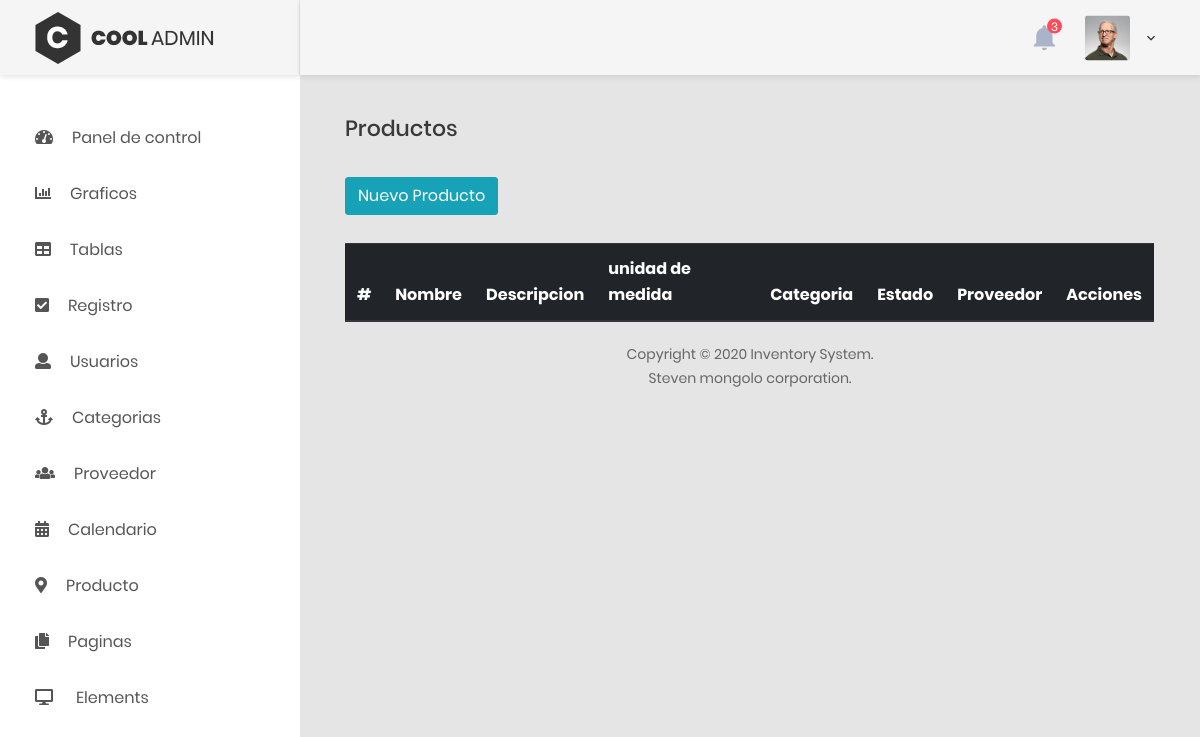
Before: /productos.php with the older database file.
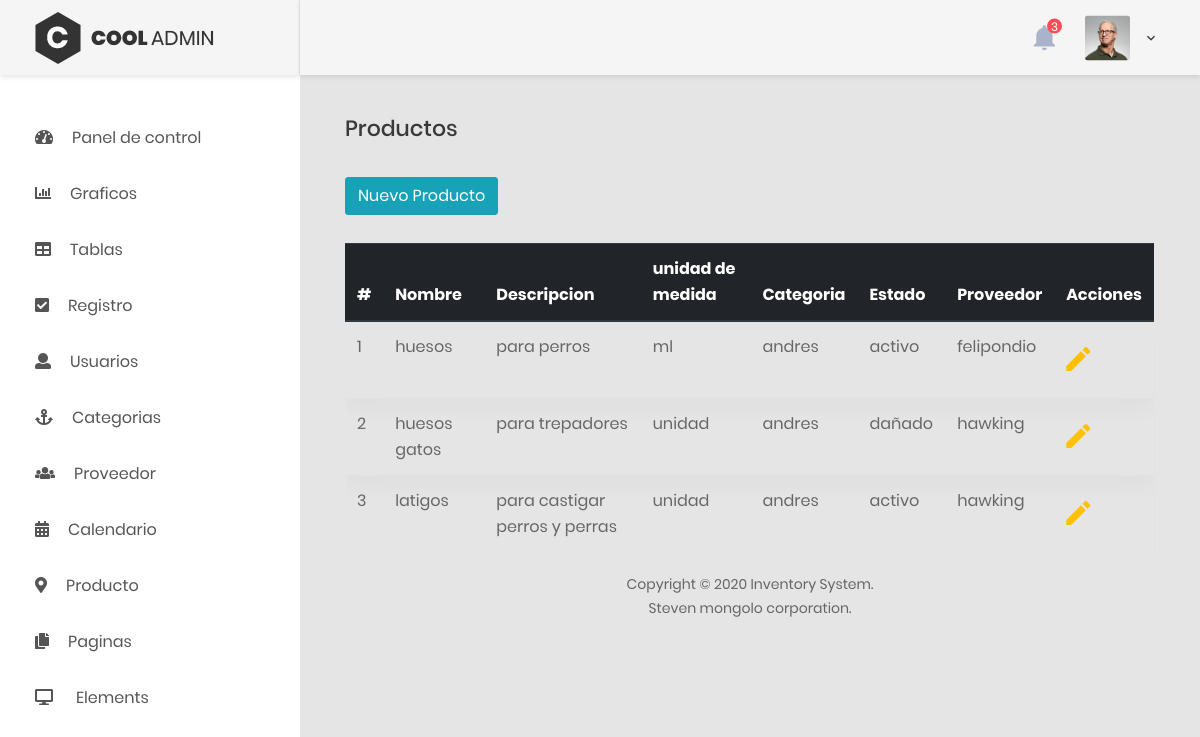
After: the same page with the newer database file.
### tables this page shows
CREATE TABLE `productos` (
  `id` int(11) NOT NULL,
  `nombre` varchar(45) NOT NULL,
  `descripcion` varchar(95) NOT NULL,
  `unidad_medida_id` int(11) NOT NULL,
  `categoria_id` int(11) NOT NULL,
  `estado_id` int(11) NOT NULL,
  `provedor_id` int(11) NOT NULL,
  `cantidad` int(11) NOT NULL
);

CREATE TABLE `unidad_medida` (
  `idunidad_medida` int(11) NOT NULL COMMENT 'se guarda la id del la unidad que se va utilizar',
  `medida` varchar(45) NOT NULL COMMENT 'se digita la el tipo de cantidad que se ingresa (lt,un,ml,etc)'
);

CREATE TABLE `categorias` (
  `id` int(11) NOT NULL,
  `nombre` varchar(25) NOT NULL,
  `estado` tinyint(4) NOT NULL DEFAULT 1
);

CREATE TABLE `estado` (
  `idestado` int(11) NOT NULL COMMENT 'se guarda la id del estado el producto',
  `tipo_estado` tinytext NOT NULL COMMENT 'se sellecciona si llego en buen o mal estado'
);

CREATE TABLE `provedor` (
  `id` int(20) NOT NULL COMMENT 'se guarda la id del provedor',
  `telefono` int(11) NOT NULL COMMENT 'se guarda el telefono del provedor',
  `nombre` varchar(45) NOT NULL COMMENT 'se guarda el nombre de la persona o el laboratorio(provedor)',
  `direccion` varchar(45) DEFAULT NULL COMMENT 'se guarda la dirreccion del provedor',
  `estado` int(11) NOT NULL DEFAULT 1
);

### controller/sql.php (called while the page is built, shortened)
<?php
require_once('controller/load.php');
function find_all_producto()
{
    global $pdo;
    $sql = $pdo->prepare('SELECT p.id, p.nombre AS pnombre, c.nombre, p.descripcion, m.medida, e.tipo_estado, pro.nombre AS pronombre FROM productos p LEFT JOIN categorias c ON p.categoria_id= c.id LEFT JOIN unidad_medida m ON p.unidad_medida_id= m.idunidad_medida LEFT JOIN estado e ON p.estado_id= e.idestado LEFT JOIN provedor pro ON p.provedor_id=pro.id');
    $sql->execute();
    $result = $sql->fetchAll();
    return $result;
}

### productos.php (the view, shortened to what this page needs)
<?php
$producto = find_all_producto();
include_once("layouts/header.php");
?>
<h3 class="title-5 m-b-35">Productos</h3>
<div class="table-data__tool">
    <div class="table-data__tool-right">
        <a href="formproductos.php" class="btn btn-info"> Nuevo Producto</a>
    </div>
</div>
<div class="table-responsive">
    <table class="table">
        <thead class="thead-dark">
            <tr class="text-white">
                <th>#</th>
                <th>Nombre</th>
                <th>Descripcion</th>
                <th>unidad de medida</th>
                <th>Categoria</th>
                <th>Estado</th>
                <th>Proveedor</th>
                <th>Acciones</th>
            </tr>
        </thead>
        <tbody>
            <?php $i = 1;
            foreach ($producto as $productos) : ?>
                <tr class="tr-shadow">
                    <td><?php echo $i;
                        $i++; ?></td>
                    <td><?php echo $productos['pnombre'] ?></td>
                    <td><?php echo $productos['descripcion'] ?></td>
                    <td><?php echo $productos['medida'] ?></td>
                    <td><?php echo $productos['nombre'] ?></td>
                    <td><?php echo $productos['tipo_estado'] ?></td>
                    <td><?php echo $productos['pronombre'] ?></td>
                    <td>
                        <div class="fa-2x">
                            <a href="edit_producto.php?id=<?= $productos['id']; ?>" class="item" data-placement="top">
                                <i class="zmdi zmdi-edit text-warning"></i>
                            </a>
                        </div>
                    </td>
                </tr>
            <?php endforeach; ?>
        </tbody>
    </table>
</div>
<?php
include_once("layouts/footer.php");
?>

### layouts/header.php (shortened to what this page needs)
<!DOCTYPE html>
<html lang="en">
<head>
    <link href="css/font-face.css" rel="stylesheet" media="all">
    <link href="vendor/font-awesome-4.7/css/font-awesome.min.css" rel="stylesheet" media="all">
    <link href="vendor/font-awesome-5/css/fontawesome-all.min.css" rel="stylesheet" media="all">
    <link href="vendor/mdi-font/css/material-design-iconic-font.min.css" rel="stylesheet" media="all">
    <link href="vendor/bootstrap-4.1/bootstrap.min.css" rel="stylesheet" media="all">
    <link href="vendor/animsition/animsition.min.css" rel="stylesheet" media="all">
    <link href="vendor/bootstrap-progressbar/bootstrap-progressbar-3.3.4.min.css" rel="stylesheet" media="all">
    <link href="vendor/wow/animate.css" rel="stylesheet" media="all">
    <link href="vendor/css-hamburgers/hamburgers.min.css" rel="stylesheet" media="all">
    <link href="vendor/slick/slick.css" rel="stylesheet" media="all">
    <link href="vendor/select2/select2.min.css" rel="stylesheet" media="all">
    <link href="vendor/perfect-scrollbar/perfect-scrollbar.css" rel="stylesheet" media="all">
    <link href="vendor/perfect-scrollbar/perfect-scrollbar.css" rel="stylesheet" media="all">
    <link href="css/theme.css" rel="stylesheet" media="all">
</head>
<body class="animsition">
    <div class="page-wrapper">
        <?php include_once("sidebar.php") ?>
        <div class="main-content">
            <div class="section__content section__content--p30">
                <div class="container-fluid">

### layouts/sidebar.php (shortened to what this page needs)
<aside class="menu-sidebar d-none d-lg-block">
    <div class="logo">
        <a href="#">
            <img src="images/icon/logo.png" alt="Cool Admin" />
        </a>
    </div>
    <div class="menu-sidebar__content js-scrollbar1">
        <nav class="navbar-sidebar">
            <ul class="list-unstyled navbar__list">
                <li class="has-sub">
                    <a class="js-arrow" href="#">
                        <i class="fas fa-tachometer-alt"></i>Panel de control</a>
                </li>
                <li>
                    <a href="chart.html">
                        <i class="fas fa-chart-bar"></i>Graficos</a>
                </li>
                <li>
                    <a href="table.html">
                        <i class="fas fa-table"></i>Tablas</a>
                </li>
                <li >
                    <a href="form.php">
                        <i class="fas fa-check-square"></i>Registro</a>
                </li>
                <li>
                    <a href="usuarios.php">
                        <i class="fas fa-user"></i>Usuarios</a>
                </li>
                <li>
                    <a href="categorias.php">
                        <i class="fas fa-anchor"></i>Categorias</a>
                </li>
                <li>
                    <a href="proveedores.php">
                        <i class="fas fa-users"></i>Proveedor</a>
                </li>
                <li>
                    <a href="calendar.html">
                        <i class="fas fa-calendar-alt"></i>Calendario</a>
                </li>
                <li>
                    <a href="productos.php">
                        <i class="fas fa-map-marker-alt"></i>Producto</a>
                </li>
                <li class="has-sub">
                    <a class="js-arrow" href="#">
                        <i class="fas fa-copy"></i>Paginas</a>
                </li>
                <li class="has-sub">
                    <a class="js-arrow" href="#">
                        <i class="fas fa-desktop"></i> Elements</a>
                </li>
            </ul>
        </nav>
    </div>
</aside>
<div class="page-container">
    <header class="header-desktop">
        <div class="section__content section__content--p30">
            <div class="container-fluid">
                <div class="header-wrap">
                    <div class="header-button">
                        <div class="noti-wrap">
                            <div class="noti__item js-item-menu">
                                <i class="zmdi zmdi-notifications"></i>
                                <span class="quantity">3</span>
                            </div>
                        </div>
                        <div class="account-wrap">
                            <div class="account-item clearfix js-item-menu">
                                <div class="image">
                                    <img src="images/icon/avatar-01.jpg" alt="John Doe" />
                                </div>
                                <div class="content">
                                    <a class="js-acc-btn" href="#"><?php echo ucwords($user['nombres'] . " " . $user['apellidos']); ?></a>
                                </div>
                            </div>
                        </div>
                    </div>
                </div>
            </div>
        </div>
    </header>

### layouts/footer.php (shortened to what this page needs)
<div class="row">
    <div class="col-md-12">
        <div class="copyright">
            <p>Copyright © 2020 Inventory System.<br />
                Steven mongolo corporation.
            </p>
        </div>
    </div>
</div>
</div>
</div>
</div>
</div>
</body>
</html>

Changed rows visible on the page:
added productos: nombre "huesos", descripcion "para perros", unidad_medida.medida "ml", categoria.nombre "andres", estado.tipo_estado "activo", provedor.nombre "felipondio"
added productos: nombre "huesos gatos", descripcion "para trepadores", unidad_medida.medida "unidad", categoria.nombre "andres", estado.tipo_estado "dañado", provedor.nombre "hawking"
added productos: nombre "latigos", descripcion "para castigar perros y perras", unidad_medida.medida "unidad", categoria.nombre "andres", estado.tipo_estado "activo", provedor.nombre "hawking"
